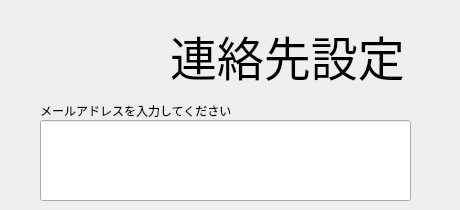
    <widget class="QWidget" name="page_2">
     <widget class="QPushButton" name="pushButton_return_2">
      <property name="geometry">
       <rect>
        <x>10</x>
        <y>20</y>
        <width>121</width>
        <height>71</height>
       </rect>
      </property>
      <property name="text">
       <string/>
      </property>
      <property name="icon">
       <iconset>
        <normaloff>../image/capsule_return.png</normaloff>../image/capsule_return.png</iconset>
      </property>
      <property name="iconSize">
       <size>
        <width>100</width>
        <height>100</height>
       </size>
      </property>
      <property name="flat">
       <bool>true</bool>
      </property>
     </widget>
     <widget class="QLabel" name="label_2">
      <property name="geometry">
       <rect>
        <x>40</x>
        <y>100</y>
        <width>411</width>
        <height>21</height>
       </rect>
      </property>
      <property name="text">
       <string>メールアドレスを入力してください</string>
      </property>
     </widget>
     <widget class="QLineEdit" name="lineEdit">
      <property name="geometry">
       <rect>
        <x>40</x>
        <y>120</y>
        <width>371</width>
        <height>81</height>
       </rect>
      </property>
     </widget>
     <widget class="QLabel" name="label_4">
      <property name="geometry">
       <rect>
        <x>170</x>
        <y>30</y>
        <width>261</width>
        <height>51</height>
       </rect>
      </property>
      <property name="font">
       <font>
        <pointsize>35</pointsize>
       </font>
      </property>
      <property name="text">
       <string>連絡先設定</string>
      </property>
     </widget>
    </widget>
